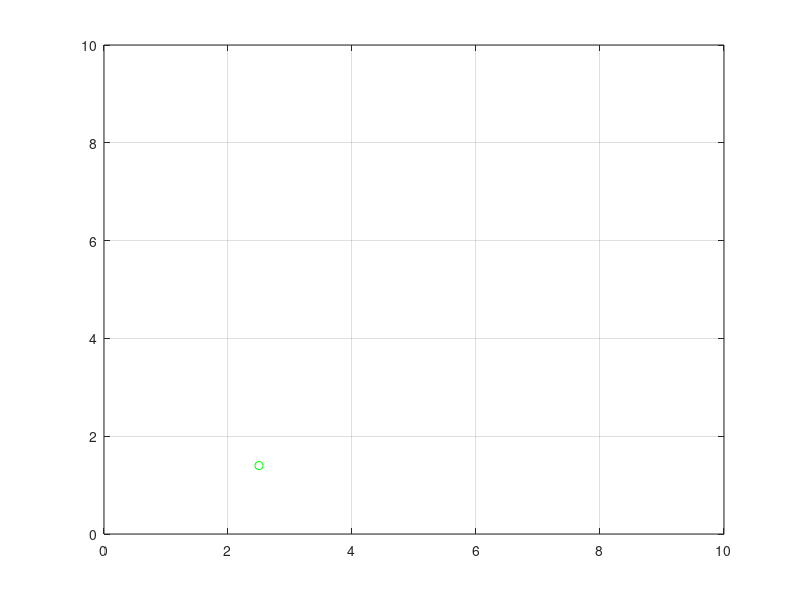

This chart was generated by the following MATLAB code: (Note: this script raises an error after producing the figure.)
tim = cputime;                          % Sentencia para medir el tiempo usado de CPU en general
llaves = zeros(1000,7);
bol =1;                                 % Arreglo para manejar una administración de las llaves generadas por cada uno de los nodos
vtx = 100 ; %kbps                       % velocidad de Tx
energia = 2200; %mA                     % Capacidad de bateria del sensor
format longEng                          % formato de numeros
umbral  = -55;                          % nivel mínimo de señal para operación
primos = [2,3,5,7,11,13,17,19,23,29,31,37,41,43,47,53,59,61,67,71,73,79,83,89,97]; % números para generar la llaves para no generar números primos y consumir energía
long = length(primos);
grouplength = 10;
f = 433;                                %Frecuencia de operación para modelos de perdida y alcance
ptx = 13 ; %dBm                         %potencia de transmisión para calculo de alcace
Grx = 10;                               %Ganancia de trasmisión para calculo de perdida
Gtx = 10;                               %Ganancia de resepsión
n=1;
delim = 0;
paso = 0; 



y=input('Ingrese el número de nodos: ');% número de nodos a simular ingresados por teclado
nodosactivos = zeros(y^2,1);
nodosc = 0;
posiciones=zeros(y,3);                  % matriz para guardar valores y controlar nodos
%subplot(3,1,1)
for t=1:1:y                             % Ciclo para generar y graficar las posiciones de los nodos
    posx = randi([0 100],1,1)/10;
    posy = randi([0 100],1,1)/10;
    posiciones(t,1)=posx;               % almacenamiento de las posiciones y el estado del nodo
    posiciones(t,2)=posy;
    posiciones(t,3)= 1;
    plot(posx,posy,'g:o');              % Gráfica de los puntos y habilitación de rejilla
    hold on;
    grid on;                            % Límites de la gráfica
    xlim([0,10]);
    ylim([0,10]);
    [p,s] = title('Red de sensores inalámbricos - Jacome Jonathan','Red de Sensores Método de Flooding',... 
        'Color','blue');
    xlabel('Distancia Km')
    ylabel('Distancia Km')
end
msgbox('Distribución de sensores','MSG');
pause(n)
%subplot(3,1,2)
for n=1:1:y                             % ciclo para generar los clusters de acuerdo con el alcance de cada uno
    i=1;
    for k=1:1:y
        dist=(((posiciones(n,1)-posiciones(k,1))^2)+(posiciones(n,2)-posiciones(k,2))^2)^0.5; % Cálculo de distancia entre los nodos
        nivel = enlace(f,ptx,Grx,Gtx,dist);                                                   % Cálculo de pérdida y verificacion para el umbral
        if nivel > umbral                                                                     % Verificación de que los nodos se puedan comunicar
            aux = zeros(100,2);
            aux(i,1) = posiciones(k,1);
            aux(i,2) = posiciones(k,2);
            quiver3(aux(i,1),aux(i,2),0,posiciones(n,1)-aux(i,1),posiciones(n,2)-aux(i,2),0,'b'); % Gráfica de vector en 2 dimensiones
            tStart= cputime;                                                                      % Inicio de calculo de uso de CPU
            num = randi([1 long],1,1);
            num1 = randi([1 long],1,1);
            if (primos(num) == primos(num1))
                num = randi([1 long],1,1);
                if (primos(num) == primos(num1))                                                  % Métodos para cálculo de números primos que no se repitan
                    num1 = randi([1 long],1,1);
                end
            end
            tic
            [u,v,w,lon] = rsa(primos(num),primos(num1));                                          % Generación de llaves para encripción
            
            toc
            tEnd = cputime - tStart;                                                              % Fin de ciclo para cálculo de tiempo de CPU
            format longEng
            energia = energia - tEnd*46;                                                          % Cálculo de energía restante por nodo
            disp(['Tiempo de CPU encripción:',num2str(tEnd)]);
            disp(['Tiempo de Tx: ',num2str((lon*8)/(vtx*1000),'%.10f'),'s'])                      % Cálculo de tiempos y energía disponible
            disp(['Energía restante: ', num2str(energia,'%.10f'),'mA'])
            format longEng
            vx = ((lon*8)/(vtx*1000))+((dist*1000)/(3e8));                                        % Cálculo de tiempo en el aire
            disp(['Tiempo de Rx: ',num2str(vx,'%.10f'),'s'])
            
            llaves(n,1)= u;
            llaves(n,2)= v;
            llaves(n,3)= w;                                                                       % uso de arreglo para ordenar las llaves de vecinos de clúster
            llaves(n,4)= aux(i,1);
            llaves(n,5)= aux(i,2);
            llaves(n,6)= posiciones(n,1);
            llaves(n,7)= posiciones(n,2);
            
            i=i+1;
            
        end
        
    end
    i=1;
end
msgbox('Selección de clústers','MSG');
T=table(llaves);                                                                                % Guardado de las llaves de clúster en memoria no volatil
writetable(T,'llaves.txt');
%type llaves.txt
pause(n)
%subplot(3,1,3)
for n=1:1:y
    i=1;
    r = randi([0 1],1);
    g = randi([0 1],1);                                                                        % Ciclo para generar cluster de acuerdo a la perdida y el alcance de la potencia
    b = randi([0 1],1);
    for k=1:1:y
        dist=(((posiciones(n,1)-posiciones(k,1))^2)+(posiciones(n,2)-posiciones(k,2))^2)^0.5;
        nivel = enlace(f,ptx,Grx,Gtx,dist);
        if nivel > umbral
            aux = zeros(100,2);
            aux(i,1) = posiciones(k,1);
            aux(i,2) = posiciones(k,2);
            fig = quiver3(aux(i,1),aux(i,2),0,posiciones(n,1)-aux(i,1),posiciones(n,2)-aux(i,2),0);
            fig.Color=[r,g,b];                                                                 % Aplicación del metodo RGB para generar más colores para cluster
            hold on;
            i=i+1;
            
        end
        
    end
    
    
    i=1;
end
msgbox('Encripción y desencripción en el clúster','MSG');
cont=0;
msgbox('La operación tardará entre 10 y 20 minutos','MSG');                                 % Cuadro de dialogo para informar del proceso
contador = 1;
while 1
    for tr=1:1:y
        if posiciones(tr,3) == 1
            nodosc = nodosc + 1;
            cont = cont+1;
            plot(posiciones(tr,1),posiciones(tr,2),'g:o')
            pause(0.01)
            
        end
    end
    for in=1:1:y
        if posiciones(in,3) == 1
            delim = delim+1;
        end
    end
    if bol ==1
        if delim <= y/2
            
            msgbox('Muy pocos nodos activos desea continuar ','warn','warn'); % Mensajes para continuar o terminar simulación
            
            
            ele = input('Presione 1 para seguir. \nPresiones cualquier tecla para Terminar \n');
            switch ele
                case 1
                    disp('reanudando........')
                    paso = 1;
                    bol = 0;
                otherwise
                    rendimiento(energia,tEnd+0.1,46,y^2);
                    t=1:1:length(nodosactivos);
                    plot(t,nodosactivos)
                    grid on;
                    hold on;
                    title('Nodos activos a lo largo de la simulación')
                    xlabel('Participaciones de nodos')
                    ylabel('Número de nodos')
                    break;
            end
        else 
            delim = 0; 
        end
    end
    if cont == 0
        for tr=1:1:y
            plot(posiciones(tr,1),posiciones(tr,2),'w:o')
            plot(posiciones(tr,1),posiciones(tr,2),'r:o')                                                   % Asociacion de nodos a estado encendido o apagado
            text(posiciones(tr,1),posiciones(tr,2),'off')
        end
        msgbox('Simulación terminada','MSG');
        break;
    else
        down1 = randi([1 y],1,1);
        down = randi([1 y],1,1);
        down2 = randi([1 y],1,1);
        posiciones(down2,3)=0;
        posiciones(down1,3)=0;                                                                           % Apagado de nodos para variar el proceso de comunicacion
        posiciones(down,3)=0;
        plot(posiciones(down,1),posiciones(down,2),'w:o')
        plot(posiciones(down,1),posiciones(down,2),'r:x')
        text(posiciones(down,1),posiciones(down,2),'off')
        disp(['Nodo: {',num2str(posiciones(down,1)),',',num2str(posiciones(down,2)),'}',' energía insuficiente'])
        plot(posiciones(down1,1),posiciones(down1,2),'w:o')
        plot(posiciones(down1,1),posiciones(down1,2),'r:x')
        text(posiciones(down1,1),posiciones(down1,2),'off')
        disp(['Nodo: {',num2str(posiciones(down1,1)),',',num2str(posiciones(down1,2)),'}',' energía insuficiente'])
        plot(posiciones(down2,1),posiciones(down2,2),'w:o')
        plot(posiciones(down2,1),posiciones(down2,2),'r:x')
        text(posiciones(down2,1),posiciones(down2,2),'off')
        disp(['Nodo: {',num2str(posiciones(down2,1)),',',num2str(posiciones(down2,2)),'}',' energía insuficiente'])
        pause(0.01)
        cont =0;
    end
    
    for n=1:1:y
        i=1;
        
        for k=1:1:y
            if posiciones(n,3)== 1 && posiciones(k,3)== 1
                r = randi([0 1],1);
                g = randi([0 1],1);
                b = randi([0 1],1);
                
            else
                r=1;                                                                                                % Identificar nodos encendidos o apagados
                b=1;
                g=1;
            end
            dist=(((posiciones(n,1)-posiciones(k,1))^2)+(posiciones(n,2)-posiciones(k,2))^2)^0.5;
            nivel = enlace(f,ptx,Grx,Gtx,dist);
            if nivel > umbral
                aux = zeros(100,2);
                aux(i,1) = posiciones(k,1);
                aux(i,2) = posiciones(k,2);
                fig = quiver3(aux(i,1),aux(i,2),0,posiciones(n,1)-aux(i,1),posiciones(n,2)-aux(i,2),0);
                fig.Color=[r,g,b];
                if paso == 1
                    disp('Comunicación fallida.....')
                else
                    disp('Comunicación exitosa....')
                end
                pause(0.01)
                hold on;
                
                
                
                i=i+1;
            end
            
        end
        
        
        i=1;
    end
    
    nodo = randi([1 y],1,1);                                                                                        % envio de mensajes y calculo de tiempos de encripcion y desencripcion
    tStart = cputime;
    disp(['Se enviará un mensaje desde el nodo : {',num2str(posiciones(nodo,1)),',',num2str(posiciones(nodo,2)),'}']);
    for t=1:1:y
        if ((llaves(t,4)==posiciones(nodo,1) && llaves(t,5)==posiciones(nodo,2)) || (llaves(t,6)==posiciones(nodo,1) && llaves(t,7)==posiciones(nodo,2)))
            tic
            send = modulos('hola',llaves(t,1),llaves(t,3));                                                           % Generando destino aleatorio
            toc
            tic
            mensaje(send, llaves(t,2),llaves(t,3));
            toc
        end
        
    end
    tEnd1= cputime - tStart;
    disp(['Tiempo de CPU para enviar : ',num2str(tEnd1,'%.10f')]);
    disp(['Tiempo total de CPU usado: ',num2str(tim)])
    nodosactivos(contador,1)=nodosc;
    contador = contador + 1;
    nodosc=0;
end
y1=rendimiento(energia,tEnd1+0.1,46,y^2);
figure(3)
t=1:1:length(nodosactivos);
plot(t,nodosactivos)
xlim([0,y1]);
ylim([0,y]);
grid on;
hold on;
title('Nodos activos a lo largo de la simulación')
xlabel('Participaciones de nodos')
ylabel('Número de nodos')





